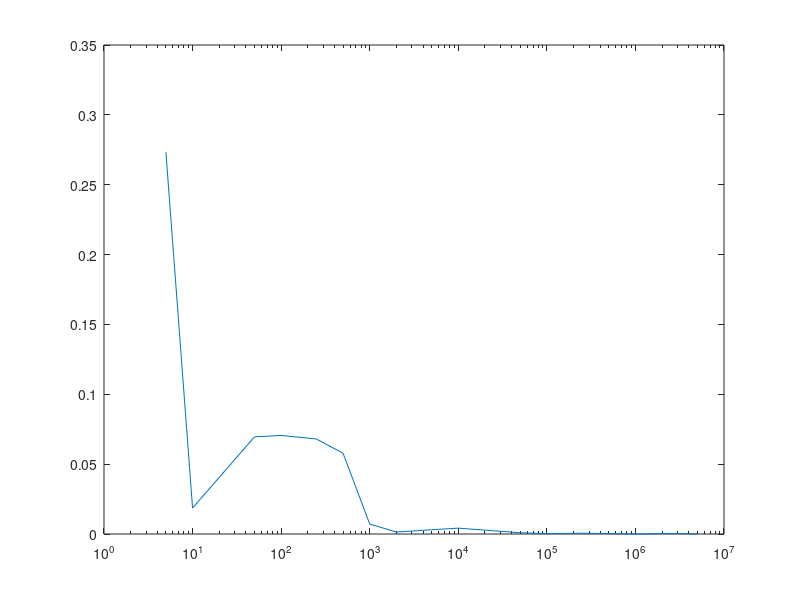

Source code (MATLAB):
% we want an approximation for pi

% we consider the following set: [-1, 1] x [-1, 1]
% 	and the unit circle inside of this

% what is the probability of a random point (x, y)
% 	with x and y in [-1, 1] to be in the circle?

ns = [5, 10, 50, 100, 250, 500, 1000, 2000, 5000, 10000, 50000, 100000, 250000, 1000000, 2500000, 5000000];
pi_aprox = [];

for n=ns
	
	x = 2 * rand(n, 1) - 1;
	y = 2 * rand(n, 1) - 1;
	mask = (x .^ 2 + y .^ 2) <= 1;
	
	curr_aprox = (4 * sum(mask)) / n;
	pi_aprox = [pi_aprox; (4 * sum(mask)) / n];
	pi_aprox;
	
endfor

pi_aprox
semilogx(ns, abs(pi - pi_aprox) / pi);